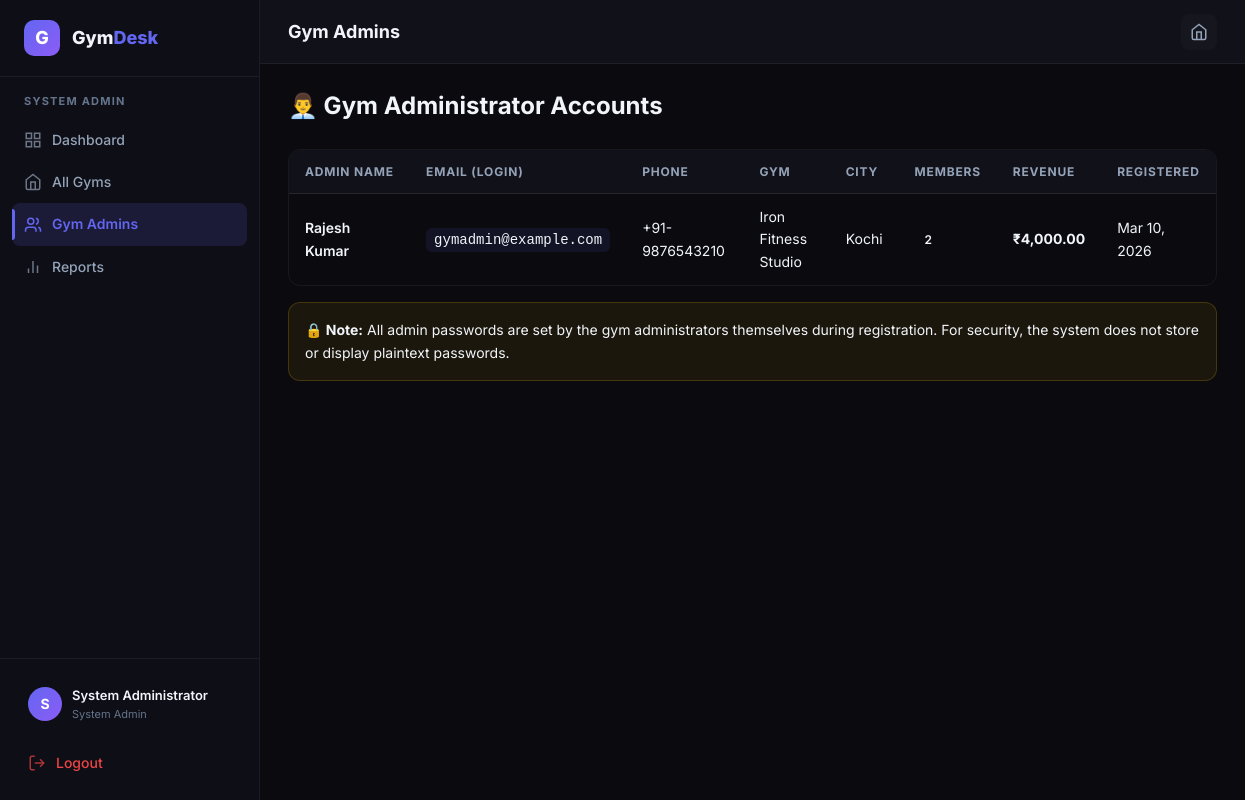
/sysadmin/admins (signed in), run on the app's committed database.
### tables this page shows
CREATE TABLE users (
            id INTEGER PRIMARY KEY AUTOINCREMENT,
            email TEXT UNIQUE NOT NULL,
            password_hash TEXT NOT NULL,
            role TEXT NOT NULL CHECK(role IN ('system_admin','gym_admin','trainer','member')),
            full_name TEXT NOT NULL,
            phone TEXT,
            avatar TEXT,
            is_active INTEGER DEFAULT 1,
            created_at TIMESTAMP DEFAULT CURRENT_TIMESTAMP
        );

CREATE TABLE gyms (
            id INTEGER PRIMARY KEY AUTOINCREMENT,
            name TEXT NOT NULL,
            address TEXT,
            city TEXT,
            state TEXT,
            pincode TEXT,
            phone TEXT,
            email TEXT,
            description TEXT,
            logo TEXT,
            gym_type TEXT DEFAULT 'general',
            owner_id INTEGER NOT NULL,
            is_approved INTEGER DEFAULT 0,
            opening_time TEXT DEFAULT '06:00',
            closing_time TEXT DEFAULT '22:00',
            created_at TIMESTAMP DEFAULT CURRENT_TIMESTAMP,
            FOREIGN KEY (owner_id) REFERENCES users(id)
        );

### backend/routes/sysadmin.py (the view)
@sysadmin_bp.route('/admins')
@login_required
@system_admin_required
def admins():
    db = get_db()
    admins_list = db.execute('''
        SELECT u.id, u.full_name, u.email, u.phone, u.created_at,
               g.name as gym_name, g.city as gym_city,
               (SELECT COUNT(*) FROM members m WHERE m.gym_id = g.id) as member_count,
               (SELECT COALESCE(SUM(p.amount),0) FROM payments p WHERE p.gym_id = g.id AND p.status='completed') as total_revenue
        FROM users u
        LEFT JOIN gyms g ON g.owner_id = u.id
        WHERE u.role = 'gym_admin'
        ORDER BY u.full_name
    ''').fetchall()
    db.close()
    return render_template('sysadmin/admins.html', admins=admins_list)

### backend/app.py (called while the page is built)
    @property
    def is_authenticated(self):
        return True

### backend/database.py (called while the page is built)
def get_db():
    conn = sqlite3.connect(Config.DATABASE)
    conn.row_factory = sqlite3.Row
    conn.execute("PRAGMA foreign_keys = ON")
    return conn

### backend/routes/sysadmin.py (called while the page is built)
def system_admin_required(f):
    @wraps(f)
    def decorated(*args, **kwargs):
        if not current_user.is_authenticated or current_user.role != 'system_admin':
            from flask import flash, redirect, url_for
            flash('System administrator access required.', 'error')
            return redirect(url_for('public.landing'))
        return f(*args, **kwargs)
    return decorated

### backend/utils/helpers.py (called while the page is built)
def format_date(d):
    if isinstance(d, str):
        try:
            d = datetime.strptime(d, '%Y-%m-%d')
        except ValueError:
            try:
                d = datetime.strptime(d, '%Y-%m-%d %H:%M:%S')
            except ValueError:
                return d
    if isinstance(d, (datetime, date)):
        return d.strftime('%b %d, %Y')
    return str(d)

def format_currency(amount):
    if amount is None:
        return '₹0.00'
    return f'₹{amount:,.2f}'

### frontend/templates/sysadmin/admins.html
{% extends "dashboard_base.html" %}{% block title %}Gym Admins{% endblock %}{% block page_title %}Gym Admins{% endblock
%}
{% block sidebar_nav %}{% include "sysadmin/_sidebar.html" %}{% endblock %}
{% block content %}
<div class="page-header">
    <h1>👨‍💼 Gym Administrator Accounts</h1>
</div>
{% if admins %}
<div class="table-wrapper">
    <table>
        <thead>
            <tr>
                <th>Admin Name</th>
                <th>Email (Login)</th>
                <th>Phone</th>
                <th>Gym</th>
                <th>City</th>
                <th>Members</th>
                <th>Revenue</th>
                <th>Registered</th>
            </tr>
        </thead>
        <tbody>
            {% for a in admins %}<tr>
                <td class="font-semibold">{{ a['full_name'] }}</td>
                <td><code
                        style="background:rgba(99,102,241,0.1);padding:4px 8px;border-radius:6px;">{{ a['email'] }}</code>
                </td>
                <td>{{ a['phone'] or '—' }}</td>
                <td>{{ a['gym_name'] or 'No gym' }}</td>
                <td>{{ a['gym_city'] or '—' }}</td>
                <td><span class="badge badge-primary">{{ a['member_count'] }}</span></td>
                <td class="font-bold">{{ format_currency(a['total_revenue']) }}</td>
                <td>{{ format_date(a['created_at']) }}</td>
            </tr>{% endfor %}
        </tbody>
    </table>
</div>
<div class="card mt-4" style="background:rgba(234,179,8,0.08);border:1px solid rgba(234,179,8,0.2);padding:16px;">
    <p class="text-sm" style="color:var(--accent-warning);"><strong>🔒 Note:</strong> All admin passwords are set by the
        gym administrators themselves during registration. For security, the system does not store or display plaintext
        passwords.</p>
</div>
{% else %}<div class="empty-state">
    <h3>No gym admins registered</h3>
</div>{% endif %}
{% endblock %}

### frontend/templates/dashboard_base.html (shortened to what this page needs)
{% extends "base.html" %}
{% block extra_css %}
<link rel="stylesheet" href="{{ url_for('static', filename='css/dashboard.css') }}">
{% endblock %}
{% block body %}
<div class="app-shell">
    <aside class="sidebar" id="sidebar">
        <div class="sidebar-header">
            <div class="sidebar-logo">G</div>
            <div class="sidebar-brand">Gym<span>Desk</span></div>
        </div>
        <nav class="sidebar-nav">
            {% block sidebar_nav %}{% endblock %}
        </nav>
        <div class="sidebar-footer">
            <div class="sidebar-user">
                <div class="sidebar-avatar">{{ current_user.full_name[0] }}</div>
                <div class="sidebar-user-info">
                    <div class="sidebar-user-name">{{ current_user.full_name }}</div>
                    <div class="sidebar-user-role">{{ current_user.role | replace('_', ' ') }}</div>
                </div>
            </div>
            <a href="{{ url_for('auth.logout') }}" class="nav-link mt-2" style="color: var(--error);">
                <svg width="18" height="18" viewBox="0 0 24 24" fill="none" stroke="currentColor" stroke-width="2">
                    <path d="M9 21H5a2 2 0 01-2-2V5a2 2 0 012-2h4" />
                    <polyline points="16 17 21 12 16 7" />
                    <line x1="21" y1="12" x2="9" y2="12" />
                </svg>
                Logout
            </a>
        </div>
    </aside>
    <main class="main-content">
        <header class="topbar">
            <div class="topbar-left">
                <h1 class="topbar-title">{% block page_title %}Dashboard{% endblock %}</h1>
            </div>
            <div class="topbar-right">
                <a href="{{ url_for('public.landing') }}" class="topbar-btn" title="Home">
                    <svg width="18" height="18" viewBox="0 0 24 24" fill="none" stroke="currentColor" stroke-width="2">
                        <path d="M3 9l9-7 9 7v11a2 2 0 01-2 2H5a2 2 0 01-2-2z" />
                        <polyline points="9 22 9 12 15 12 15 22" />
                    </svg>
                </a>
            </div>
        </header>
        <div class="page-content">
            {% block content %}{% endblock %}
        </div>
    </main>
</div>
{% endblock %}

### frontend/static/css/main.css (style rules this page uses)
:root { --bg-primary: #0a0a0f; --bg-secondary: #111119; --bg-card: #16161f; --bg-card-hover: #1c1c28; --bg-input: #1a1a26; --bg-sidebar: #0e0e16; --accent-primary: #6366f1; --accent-primary-hover: #818cf8; --accent-secondary: #8b5cf6; --accent-gradient: linear-gradient(135deg, #6366f1, #8b5cf6); --accent-glow: rgba(99, 102, 241, 0.15); --success: #10b981; --success-bg: rgba(16, 185, 129, 0.1); --warning: #f59e0b; --warning-bg: rgba(245, 158, 11, 0.1); --error: #ef4444; --error-bg: rgba(239, 68, 68, 0.1); --info: #3b82f6; --info-bg: rgba(59, 130, 246, 0.1); --text-primary: #f1f5f9; --text-secondary: #94a3b8; --text-muted: #64748b; --text-accent: #a5b4fc; --border-color: rgba(255, 255, 255, 0.06); --border-color-hover: rgba(255, 255, 255, 0.12); --border-accent: rgba(99, 102, 241, 0.3); --shadow-sm: 0 1px 3px rgba(0, 0, 0, 0.3); --shadow-md: 0 4px 12px rgba(0, 0, 0, 0.4); --shadow-lg: 0 8px 30px rgba(0, 0, 0, 0.5); --shadow-glow: 0 0 20px rgba(99, 102, 241, 0.15); --sidebar-width: 260px; --topbar-height: 64px; --border-radius: 12px; --border-radius-sm: 8px; --border-radius-lg: 16px; --transition-fast: 150ms ease; --transition-normal: 250ms ease; --transition-slow: 400ms ease; --font-family: 'Inter', -apple-system, BlinkMacSystemFont, 'Segoe UI', sans-serif; }
*, *::before, *::after { margin: 0; padding: 0; box-sizing: border-box; }
html { font-size: 16px; scroll-behavior: smooth; -webkit-font-smoothing: antialiased; -moz-osx-font-smoothing: grayscale; }
body { font-family: var(--font-family); background-color: var(--bg-primary); color: var(--text-primary); line-height: 1.6; min-height: 100vh; overflow-x: hidden; }
a { color: var(--accent-primary); text-decoration: none; transition: color var(--transition-fast); }
h1, h2, h3, h4, h5, h6 { color: var(--text-primary); font-weight: 700; line-height: 1.2; }
h1 { font-size: 2.25rem; }
.card { background: var(--bg-card); border: 1px solid var(--border-color); border-radius: var(--border-radius); padding: 24px; transition: all var(--transition-normal); }
.table-wrapper { overflow-x: auto; border-radius: var(--border-radius); border: 1px solid var(--border-color); }
table { width: 100%; border-collapse: collapse; }
thead th { background: var(--bg-secondary); color: var(--text-secondary); font-size: 0.75rem; font-weight: 700; text-transform: uppercase; letter-spacing: 0.8px; padding: 12px 16px; text-align: left; border-bottom: 1px solid var(--border-color); white-space: nowrap; }
tbody td { padding: 12px 16px; border-bottom: 1px solid var(--border-color); font-size: 0.875rem; color: var(--text-primary); }
tbody tr { transition: background var(--transition-fast); }
tbody tr:last-child td { border-bottom: none; }
.badge { display: inline-flex; align-items: center; gap: 4px; padding: 4px 10px; border-radius: 20px; font-size: 0.75rem; font-weight: 600; text-transform: uppercase; letter-spacing: 0.3px; }
.mt-2 { margin-top: 8px; }
.mt-4 { margin-top: 16px; }
.text-sm { font-size: 0.875rem; }
.font-bold { font-weight: 700; }
.font-semibold { font-weight: 600; }

### data on the page
users: full_name "S", full_name "System Administrator", role "System Admin"
gyms: full_name "Rajesh Kumar", email "gymadmin@example.com", phone "+91-9876543210", name "Iron Fitness Studio", city "Kochi", member_count "2", total_revenue "₹4,000.00"
users: created_at "Mar 10, 2026"
